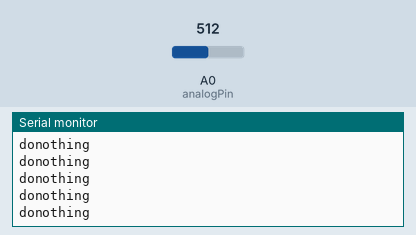
Simulated run of this sketch. Board: Arduino Uno, built with avr-gcc and run on an emulated ATmega328P. Parts: the last lines printed to the serial monitor. The inputs (shaded band) are chosen by the test bench; at power-on: A0 (analogPin) = 512.

Above: at 1.2 s.
1.3 s: A0 (analogPin) set to 324
4.3 s: A0 (analogPin) set to 293
At 5.0 s:
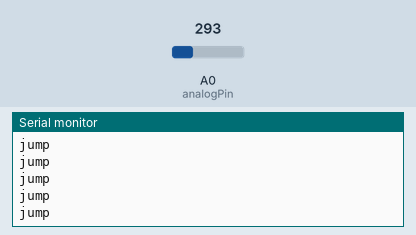
6.2 s: A0 (analogPin) set to 320
At 6.7 s:
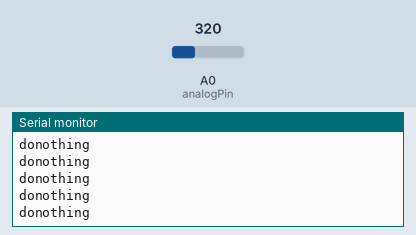

Measured:
- the behaviour switches between 311 and 310 on A0 (analogPin) (found by bisection; images 0 and 1)
- after the input at 4.3 s, the serial monitor: prints a new line at once (image 1)

The sketch:

arduino.ino
```cpp
int analogPin = 0;
int val = 0;
String p;
void setup()
{
  Serial.begin(19200);

}

void loop()

{

  val = analogRead(analogPin);

  //Serial.println(val);

 if (val<=310)
    {  //p ="jump";
  Serial.println("jump");
 }
  else
 { // p = "Null";
  Serial.println("donothing");
  }


}
```
